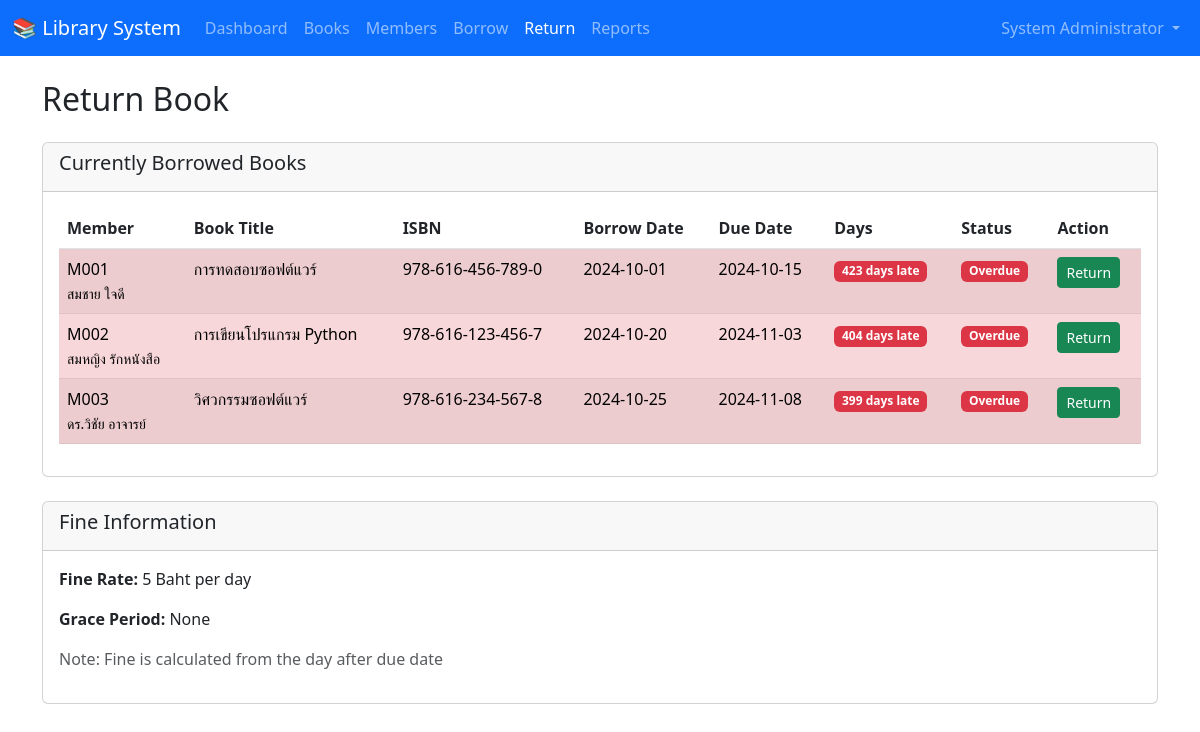
The app's page /return.php (signed in) with its own data.
### tables this page shows
CREATE TABLE IF NOT EXISTS borrowing (
    borrow_id INT PRIMARY KEY AUTO_INCREMENT,
    member_id INT NOT NULL,
    book_id INT NOT NULL,
    borrow_date DATE NOT NULL,
    due_date DATE NOT NULL,
    return_date DATE,
    fine_amount DECIMAL(10,2) DEFAULT 0.00,
    status ENUM('borrowed', 'returned', 'overdue') DEFAULT 'borrowed',
    created_at TIMESTAMP DEFAULT CURRENT_TIMESTAMP,
    FOREIGN KEY (member_id) REFERENCES members(member_id),
    FOREIGN KEY (book_id) REFERENCES books(book_id)
);

CREATE TABLE IF NOT EXISTS members (
    member_id INT PRIMARY KEY AUTO_INCREMENT,
    member_code VARCHAR(20) UNIQUE NOT NULL,
    full_name VARCHAR(100) NOT NULL,
    email VARCHAR(100),
    phone VARCHAR(20),
    member_type ENUM('student', 'teacher', 'public') NOT NULL,
    registration_date DATE NOT NULL,
    status ENUM('active', 'inactive', 'suspended') DEFAULT 'active',
    max_books INT DEFAULT 3,
    created_at TIMESTAMP DEFAULT CURRENT_TIMESTAMP
);

CREATE TABLE IF NOT EXISTS books (
    book_id INT PRIMARY KEY AUTO_INCREMENT,
    isbn VARCHAR(20) UNIQUE,
    title VARCHAR(200) NOT NULL,
    author VARCHAR(100) NOT NULL,
    publisher VARCHAR(100),
    publication_year INT,
    category VARCHAR(50),
    total_copies INT DEFAULT 1,
    available_copies INT DEFAULT 1,
    shelf_location VARCHAR(20),
    status ENUM('available', 'unavailable') DEFAULT 'available',
    created_at TIMESTAMP DEFAULT CURRENT_TIMESTAMP
);

### src/return.php (the view, shortened to what this page needs)
<?php
require_once 'config.php';
$borrowed_sql = "SELECT b.*, m.member_code, m.full_name, bk.title, bk.isbn
                 FROM borrowing b
                 JOIN members m ON b.member_id = m.member_id
                 JOIN books bk ON b.book_id = bk.book_id
                 WHERE b.status IN ('borrowed', 'overdue')
                 ORDER BY b.due_date";
$borrowed_result = mysqli_query($conn, $borrowed_sql);
?>
<!DOCTYPE html>
<html lang="th">
<head>
    <link href="https://cdn.jsdelivr.net/npm/bootstrap@5.3.0/dist/css/bootstrap.min.css" rel="stylesheet">
</head>
<body>
    <nav class="navbar navbar-expand-lg navbar-dark bg-primary">
        <div class="container-fluid">
            <a class="navbar-brand" href="index.php">📚 Library System</a>
            <div class="collapse navbar-collapse" id="navbarNav">
                <ul class="navbar-nav me-auto">
                    <li class="nav-item">
                        <a class="nav-link" href="index.php">Dashboard</a>
                    </li>
                    <li class="nav-item">
                        <a class="nav-link" href="books.php">Books</a>
                    </li>
                    <li class="nav-item">
                        <a class="nav-link" href="members.php">Members</a>
                    </li>
                    <li class="nav-item">
                        <a class="nav-link" href="borrow.php">Borrow</a>
                    </li>
                    <li class="nav-item">
                        <a class="nav-link active" href="return.php">Return</a>
                    </li>
                    <li class="nav-item">
                        <a class="nav-link" href="reports.php">Reports</a>
                    </li>
                </ul>
                <ul class="navbar-nav">
                    <li class="nav-item dropdown">
                        <a class="nav-link dropdown-toggle" href="#" role="button" data-bs-toggle="dropdown">
                            <?php echo $_SESSION['full_name']; ?>
                        </a>
                    </li>
                </ul>
            </div>
        </div>
    </nav>
    <div class="container mt-4">
        <h2 class="mb-4">Return Book</h2>
        <div class="card">
            <div class="card-header">
                <h5>Currently Borrowed Books</h5>
            </div>
            <div class="card-body">
                <div class="table-responsive">
                    <table class="table table-striped">
                        <thead>
                            <tr>
                                <th>Member</th>
                                <th>Book Title</th>
                                <th>ISBN</th>
                                <th>Borrow Date</th>
                                <th>Due Date</th>
                                <th>Days</th>
                                <th>Status</th>
                                <th>Action</th>
                            </tr>
                        </thead>
                        <tbody>
                            <?php while ($row = mysqli_fetch_assoc($borrowed_result)):
                                $today = strtotime(date('Y-m-d'));
                                $due = strtotime($row['due_date']);
                                $days_diff = floor(($today - $due) / 86400);
                                $is_overdue = $days_diff > 0;
                            ?>
                            <tr class="<?php echo $is_overdue ? 'table-danger' : ''; ?>">
                                <td>
                                    <?php echo htmlspecialchars($row['member_code']); ?><br>
                                    <small><?php echo htmlspecialchars($row['full_name']); ?></small>
                                </td>
                                <td><?php echo htmlspecialchars($row['title']); ?></td>
                                <td><?php echo htmlspecialchars($row['isbn']); ?></td>
                                <td><?php echo $row['borrow_date']; ?></td>
                                <td><?php echo $row['due_date']; ?></td>
                                <td>
                                    <?php if ($is_overdue): ?>
                                        <span class="badge bg-danger">
                                            <?php echo $days_diff; ?> days late
                                        </span>
                                    <?php else: ?>
                                        <span class="badge bg-success">
                                            <?php echo abs($days_diff); ?> days left
                                        </span>
                                    <?php endif; ?>
                                </td>
                                <td>
                                    <?php if ($is_overdue): ?>
                                        <span class="badge bg-danger">Overdue</span>
                                    <?php else: ?>
                                        <span class="badge bg-warning">Borrowed</span>
                                    <?php endif; ?>
                                </td>
                                <td>
                                    <form method="POST" style="display: inline;">
                                        <button type="submit" class="btn btn-sm btn-success"
                                                onclick="return confirm('Confirm return this book?')">
                                            Return
                                        </button>
                                    </form>
                                </td>
                            </tr>
                            <?php endwhile; ?>
                        </tbody>
                    </table>
                </div>
            </div>
        </div>
        <div class="card mt-4">
            <div class="card-header">
                <h5>Fine Information</h5>
            </div>
            <div class="card-body">
                <p><strong>Fine Rate:</strong> 5 Baht per day</p>
                <p><strong>Grace Period:</strong> None</p>
                <p class="text-muted">
                    Note: Fine is calculated from the day after due date
                </p>
            </div>
        </div>
    </div>
</body>
</html>

### records on screen
borrowing: member.member_code "M001", member.full_name "สมชาย ใจดี", book.title "การทดสอบซอฟต์แวร์", book.isbn "978-616-456-789-0", borrow_date "2024-10-01", due_date "2024-10-15", shows "Overdue"
borrowing: member.member_code "M002", member.full_name "สมหญิง รักหนังสือ", book.title "การเขียนโปรแกรม Python", book.isbn "978-616-123-456-7", borrow_date "2024-10-20", due_date "2024-11-03", shows "Overdue"
borrowing: member.member_code "M003", member.full_name "ดร.วิชัย อาจารย์", book.title "วิศวกรรมซอฟต์แวร์", book.isbn "978-616-234-567-8", borrow_date "2024-10-25", due_date "2024-11-08", shows "Overdue"

### other values on screen
$_SESSION['full_name'] "System Administrator"
